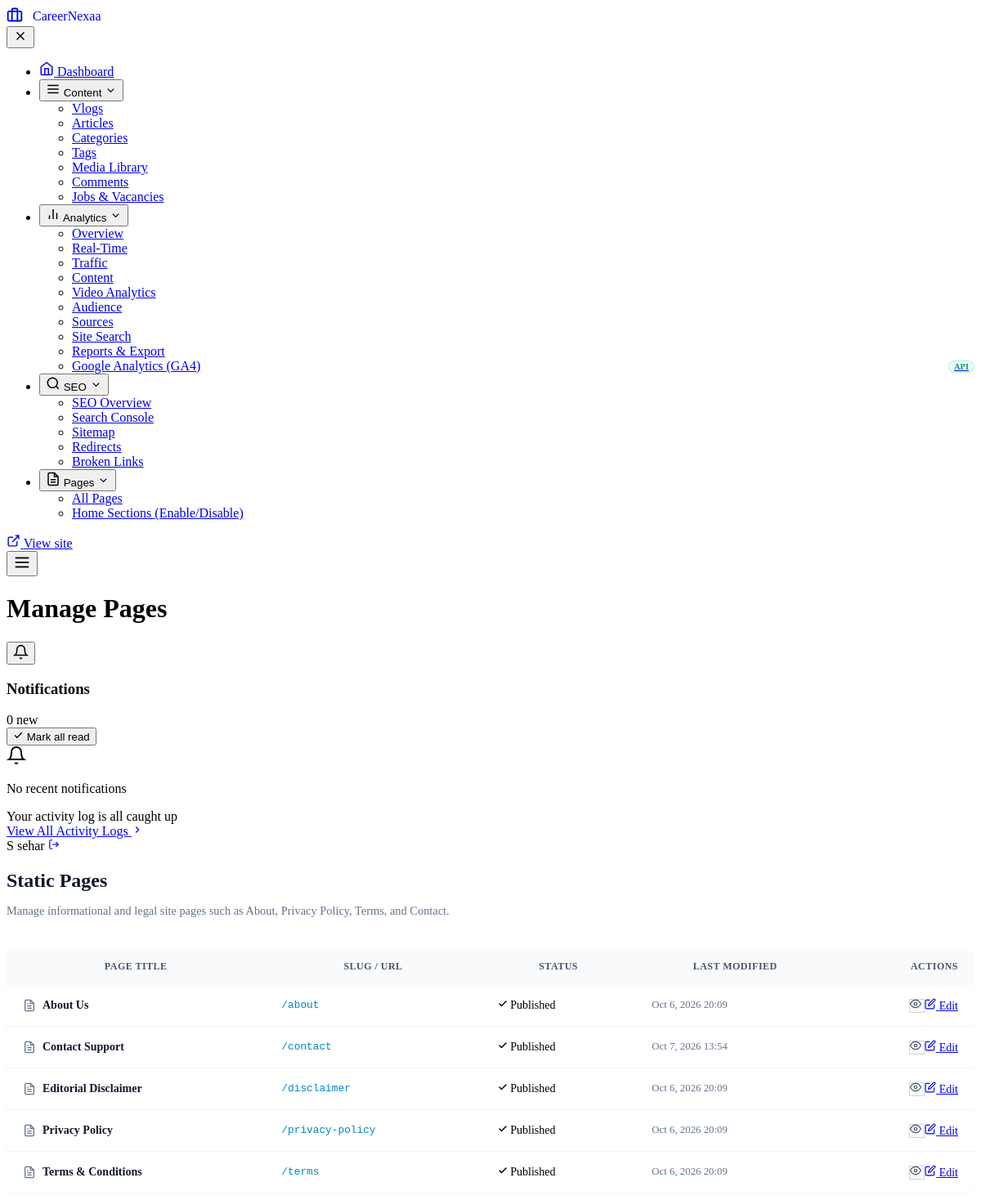
Page /admin/pages/index.php (signed in) on the committed database.
### tables this page shows
CREATE TABLE `pages` (
  `id` int(11) NOT NULL AUTO_INCREMENT,
  `title` varchar(150) NOT NULL,
  `slug` varchar(100) NOT NULL,
  `content` longtext NOT NULL,
  `meta_description` varchar(300) DEFAULT NULL,
  `status` enum('published','draft') NOT NULL DEFAULT 'published',
  `created_at` timestamp NOT NULL DEFAULT current_timestamp(),
  `updated_at` timestamp NOT NULL DEFAULT current_timestamp() ON UPDATE current_timestamp(),
  PRIMARY KEY (`id`),
  UNIQUE KEY `slug` (`slug`)
);

### admin/pages/index.php (the view, shortened to what the rows shown need)
<?php
require_once __DIR__ . '/../../includes/functions.php';
require_once __DIR__ . '/../../includes/auth_functions.php';
require_once __DIR__ . '/../includes/auth-check.php';
$adminPageTitle = "Manage Pages";
require_once __DIR__ . '/../includes/admin-header.php';
$db = getDBConnection();
$pages = $db->query("SELECT * FROM pages ORDER BY title ASC")->fetchAll(PDO::FETCH_ASSOC);
?>
<div class="admin-page-header" style="display:flex; justify-content:space-between; align-items:center; flex-wrap:wrap; gap:1rem; margin-bottom:1.5rem;">
    <div>
        <h2 style="font-family:var(--admin-heading); font-size:1.5rem; font-weight:800; color:#0f172a; margin-bottom:0.25rem;">
            Static Pages
        </h2>
    </div>
</div>
<div class="admin-card" style="background:#ffffff; border:1px solid var(--admin-border); border-radius:12px; overflow:hidden; box-shadow:0 1px 3px rgba(0,0,0,0.04);">
    <div style="overflow-x:auto;">
        <table class="admin-table" style="width:100%; border-collapse:collapse; font-size:0.875rem;">
            <thead>
                <tr style="background:#f8fafc; border-bottom:1px solid var(--admin-border); color:#475569; font-weight:700; text-transform:uppercase; font-size:0.75rem; letter-spacing:0.04em;">
                    <th style="padding:0.9rem 1.25rem;">Page Title</th>
                    <th style="padding:0.9rem 1.25rem;">Slug / URL</th>
                    <th style="padding:0.9rem 1.25rem;">Status</th>
                    <th style="padding:0.9rem 1.25rem;">Last Modified</th>
                    <th style="padding:0.9rem 1.25rem; text-align:right;">Actions</th>
                </tr>
            </thead>
            <tbody>
                <?php if (empty($pages)): ?>
                <tr>
                    <td colspan="5" style="padding:2.5rem; text-align:center; color:#94a3b8;">
                        No pages registered in the database.
                    </td>
                </tr>
                <?php else: ?>
                    <?php foreach ($pages as $pg): ?>
                    <tr style="border-bottom:1px solid #f1f5f9;">
                        <td style="padding:1rem 1.25rem; font-weight:700; color:#0f172a;">
                            <div style="display:flex; align-items:center; gap:0.5rem;">
                                <?= h($pg['title']) ?>
                            </div>
                        </td>
                        <td style="padding:1rem 1.25rem; font-family:monospace; color:#0284c7; font-size:0.8rem;">
                            <?= h(str_replace(BASE_URL, '', get_page_view_url($pg['slug']))) ?>
                        </td>
                        <td style="padding:1rem 1.25rem; white-space:nowrap;">
                            <span class="admin-status-pill is-<?= $pg['status'] ?> is-static">
                                <?php if ($pg['status'] === 'published'): ?>
                                    <svg width="12" height="12" viewBox="0 0 24 24" fill="none" stroke="currentColor" stroke-width="3" stroke-linecap="round" stroke-linejoin="round"><polyline points="20 6 9 17 4 12"></polyline></svg>
                                    <span>Published</span>
                                <?php else: ?>
                                    <svg width="12" height="12" viewBox="0 0 24 24" fill="none" stroke="currentColor" stroke-width="2.5" stroke-linecap="round" stroke-linejoin="round"><circle cx="12" cy="12" r="10"></circle><polyline points="12 6 12 12 16 14"></polyline></svg>
                                    <span>Draft</span>
                                <?php endif; ?>
                            </span>
                        </td>
                        <td style="padding:1rem 1.25rem; font-size:0.8rem; color:#64748b;">
                            <?= !empty($pg['updated_at']) ? date('M j, Y H:i', strtotime($pg['updated_at'])) : date('M j, Y H:i', strtotime($pg['created_at'])) ?>
                        </td>
                        <td style="padding:1rem 1.25rem; text-align:right;">
                            <div class="admin-action-btn-group">
                                <a href="<?= get_page_view_url($pg['slug']) ?>" target="_blank" class="admin-btn-xs" style="background:#f8fafc; border:1px solid #cbd5e1; color:#475569; text-decoration:none;" title="View Live Page">
                                    <svg width="14" height="14" viewBox="0 0 24 24" fill="none" stroke="currentColor" stroke-width="2"><path d="M1 12s4-8 11-8 11 8 11 8-4 8-11 8-11-8-11-8z"></path><circle cx="12" cy="12" r="3"></circle></svg>
                                </a>
                                <?php if (is_super_admin() || has_permission('pages.edit')): ?>
                                <a href="<?= ADMIN_URL ?>/pages/edit.php?id=<?= $pg['id'] ?>" class="admin-btn-xs btn-edit" title="Edit Page Content">
                                    <svg width="14" height="14" viewBox="0 0 24 24" fill="none" stroke="currentColor" stroke-width="2"><path d="M11 4H4a2 2 0 0 0-2 2v14a2 2 0 0 0 2 2h14a2 2 0 0 0 2-2v-7"></path><path d="M18.5 2.5a2.121 2.121 0 0 1 3 3L12 15l-4 1 1-4 9.5-9.5z"></path></svg>
                                    Edit
                                </a>
                                <?php endif; ?>
                            </div>
                        </td>
                    </tr>
                    <?php endforeach; ?>
                <?php endif; ?>
            </tbody>
        </table>
    </div>
</div>
<?php require_once __DIR__ . '/../includes/admin-footer.php'; ?>

### admin/includes/admin-header.php (shortened to what the rows shown need)
<?php
require_once __DIR__ . '/../../includes/functions.php';
require_once __DIR__ . '/auth-check.php';
$isSuperAdmin = is_super_admin();
if ($isSuperAdmin) {
    $displayNameClean = 'Super Admin';
    $userInitials = 'SA';
} else {
    $rawName = $currentUser['name'] ?? ($currentUser['username'] ?? 'Admin');
    $parts = explode(' ', trim($rawName));
    $displayNameClean = $parts[0];
    $userInitials = strtoupper(substr($parts[0], 0, 1) . (isset($parts[1]) ? substr($parts[1], 0, 1) : ''));
}
?>
<!DOCTYPE html>
<html lang="en">
<head>
    <link rel="stylesheet" href="<?= BASE_URL ?>/assets/css/admin.css?v=<?= filemtime(__DIR__ . '/../../assets/css/admin.css') ?>">
    <link rel="stylesheet" href="<?= BASE_URL ?>/assets/vendor/dropify/dropify.min.css">
    <link rel="stylesheet" href="<?= BASE_URL ?>/assets/vendor/summernote/summernote-lite.min.css">
</head>
<body class="admin-body">
    <div class="admin-main">
        <header class="admin-topbar">
            <div class="admin-topbar-left">
                <h1 class="admin-topbar-title"><?= isset($adminPageTitle) ? h($adminPageTitle) : 'Articles' ?></h1>
            </div>
            <div class="admin-topbar-right">
                <div class="admin-profile-chip-clean" title="Signed in as <?= h($displayNameClean) ?>">
                    <span class="avatar-circle-dark"><?= $userInitials ?></span>
                    <span class="avatar-name"><?= h($displayNameClean) ?></span>
                    <a href="<?= ADMIN_URL ?>/logout.php" class="logout-link-quick" title="Logout" onclick="return confirm('Sign out of admin session?');">
                        <svg width="14" height="14" viewBox="0 0 24 24" fill="none" stroke="currentColor" stroke-width="2"><path d="M9 21H5a2 2 0 0 1-2-2V5a2 2 0 0 1 2-2h4"></path><polyline points="16 17 21 12 16 7"></polyline><line x1="21" y1="12" x2="9" y2="12"></line></svg>
                    </a>
                </div>
            </div>
        </header>
        <div class="admin-content">

### rows in the picture
pages: title "About Us", slug "/about", status "published" (drawn), updated_at "Oct 6, 2026 20:09"
pages: title "Contact Support", slug "/contact", status "published" (drawn), updated_at "Oct 7, 2026 13:54"
pages: title "Editorial Disclaimer", slug "/disclaimer", status "published" (drawn), updated_at "Oct 6, 2026 20:09"
pages: title "Privacy Policy", slug "/privacy-policy", status "published" (drawn), updated_at "Oct 6, 2026 20:09"
pages: title "Terms & Conditions", slug "/terms", status "published" (drawn), updated_at "Oct 6, 2026 20:09"

### other values in the picture
$adminSiteName "CareerNexaa"
$adminPageTitle "Manage Pages"
$userInitials "S"
$displayNameClean "sehar"
